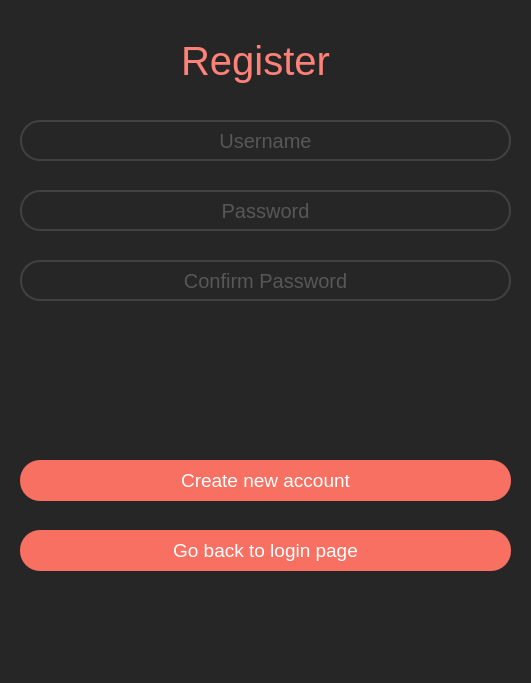
<?xml version="1.0" encoding="UTF-8"?>
<ui version="4.0">
 <class>Dialog</class>
 <widget class="QDialog" name="Dialog">
  <property name="geometry">
   <rect>
    <x>0</x>
    <y>0</y>
    <width>531</width>
    <height>683</height>
   </rect>
  </property>
  <property name="windowTitle">
   <string>Dialog</string>
  </property>
  <property name="styleSheet">
   <string notr="true">background-color:rgb(38, 38, 38);</string>
  </property>
  <widget class="QLabel" name="label">
   <property name="geometry">
    <rect>
     <x>160</x>
     <y>30</y>
     <width>191</width>
     <height>61</height>
    </rect>
   </property>
   <property name="font">
    <font>
     <pointsize>30</pointsize>
    </font>
   </property>
   <property name="styleSheet">
    <string notr="true">color: #ff8177;</string>
   </property>
   <property name="text">
    <string>Register</string>
   </property>
   <property name="alignment">
    <set>Qt::AlignCenter</set>
   </property>
   <property name="textInteractionFlags">
    <set>Qt::NoTextInteraction</set>
   </property>
  </widget>
  <widget class="QLineEdit" name="password">
   <property name="geometry">
    <rect>
     <x>20</x>
     <y>190</y>
     <width>491</width>
     <height>41</height>
    </rect>
   </property>
   <property name="styleSheet">
    <string notr="true">border-radius: 20px;
border: 2px solid rgb(66, 64, 64);
font-size:15pt;
color: 	rgb(136,136,136);
text-align: center;
</string>
   </property>
   <property name="alignment">
    <set>Qt::AlignCenter</set>
   </property>
   <property name="placeholderText">
    <string>Password</string>
   </property>
  </widget>
  <widget class="QLineEdit" name="repeatPassword">
   <property name="geometry">
    <rect>
     <x>20</x>
     <y>260</y>
     <width>491</width>
     <height>41</height>
    </rect>
   </property>
   <property name="styleSheet">
    <string notr="true">border-radius: 20px;
border: 2px solid rgb(66, 64, 64);
font-size:15pt;
color: 	rgb(136,136,136);
text-align: center;
</string>
   </property>
   <property name="alignment">
    <set>Qt::AlignCenter</set>
   </property>
   <property name="placeholderText">
    <string>Confirm Password</string>
   </property>
  </widget>
  <widget class="QPushButton" name="createAccountButton">
   <property name="geometry">
    <rect>
     <x>20</x>
     <y>460</y>
     <width>491</width>
     <height>41</height>
    </rect>
   </property>
   <property name="font">
    <font>
     <pointsize>14</pointsize>
    </font>
   </property>
   <property name="styleSheet">
    <string notr="true">background: #f77062;
color: #fff;
border-radius: 20px;</string>
   </property>
   <property name="text">
    <string>Create new account</string>
   </property>
  </widget>
  <widget class="QPushButton" name="returnButton">
   <property name="geometry">
    <rect>
     <x>20</x>
     <y>530</y>
     <width>491</width>
     <height>41</height>
    </rect>
   </property>
   <property name="font">
    <font>
     <pointsize>14</pointsize>
    </font>
   </property>
   <property name="styleSheet">
    <string notr="true">background: #f77062;
color: #fff;
border-radius: 20px;</string>
   </property>
   <property name="text">
    <string>Go back to login page</string>
   </property>
  </widget>
  <widget class="QLineEdit" name="username">
   <property name="geometry">
    <rect>
     <x>20</x>
     <y>120</y>
     <width>491</width>
     <height>41</height>
    </rect>
   </property>
   <property name="styleSheet">
    <string notr="true">border-radius: 20px;
border: 2px solid rgb(66, 64, 64);
font-size:15pt;
color: 	rgb(136,136,136);
text-align: center;
</string>
   </property>
   <property name="alignment">
    <set>Qt::AlignCenter</set>
   </property>
   <property name="placeholderText">
    <string>Username</string>
   </property>
  </widget>
  <widget class="QLabel" name="errorLabel">
   <property name="geometry">
    <rect>
     <x>30</x>
     <y>360</y>
     <width>471</width>
     <height>41</height>
    </rect>
   </property>
   <property name="font">
    <font>
     <pointsize>14</pointsize>
    </font>
   </property>
   <property name="styleSheet">
    <string notr="true">font-size:14pt;
color: #f77062;</string>
   </property>
   <property name="text">
    <string/>
   </property>
  </widget>
  <zorder>label</zorder>
  <zorder>repeatPassword</zorder>
  <zorder>createAccountButton</zorder>
  <zorder>returnButton</zorder>
  <zorder>password</zorder>
  <zorder>username</zorder>
  <zorder>errorLabel</zorder>
 </widget>
 <resources/>
 <connections/>
</ui>
